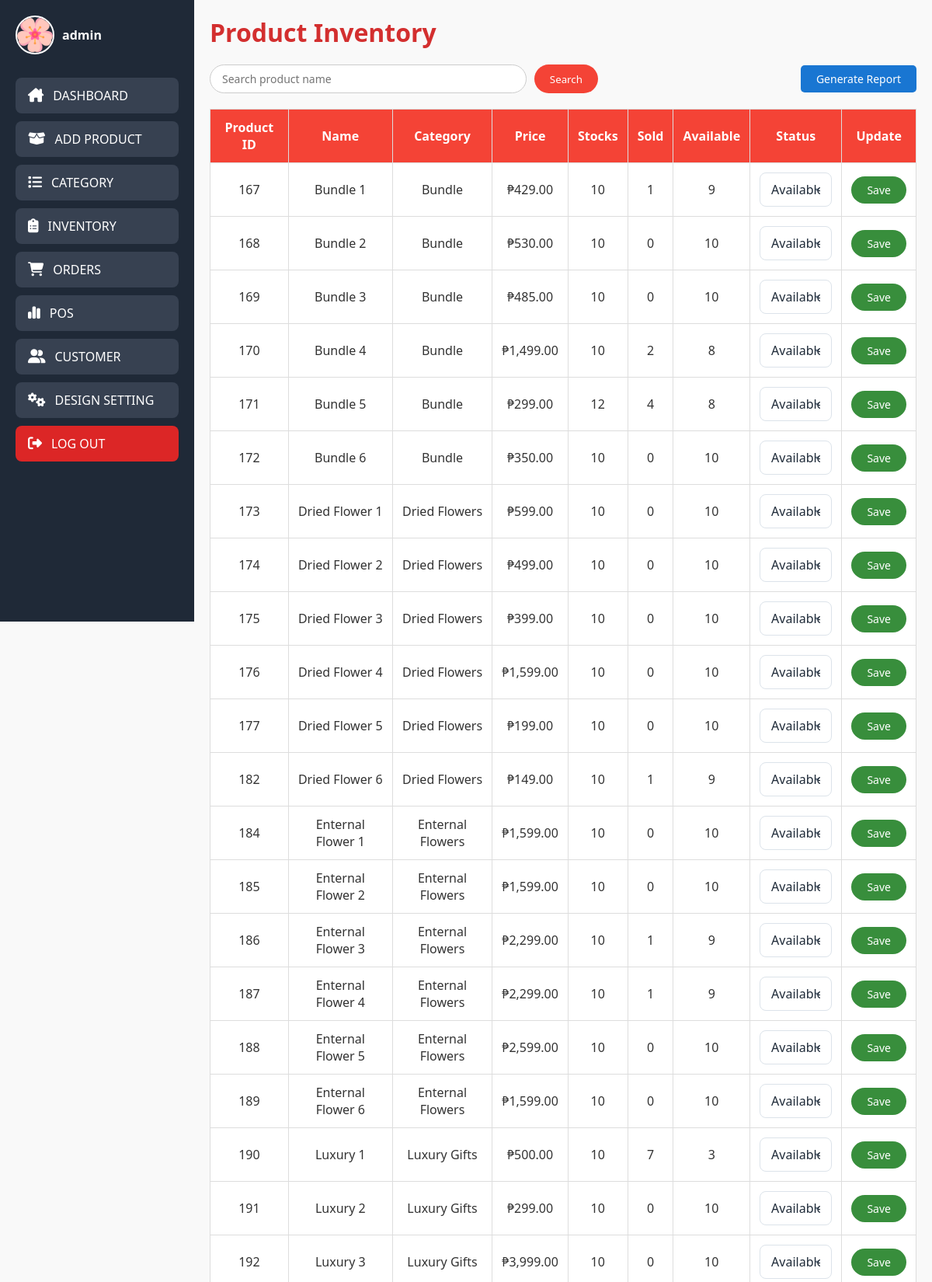
Page /php/product-inventory.php (upper part) on the committed database.
### tables this page shows
CREATE TABLE `product` (
  `id` int(11) NOT NULL,
  `name` varchar(255) NOT NULL,
  `image` varchar(255) NOT NULL,
  `category` varchar(255) NOT NULL,
  `qty` int(11) NOT NULL,
  `price` varchar(255) DEFAULT NULL,
  `category_id` int(11) DEFAULT NULL,
  `status` varchar(50) DEFAULT 'Available',
  `total_sold` int(11) DEFAULT 0,
  `available_stocks` int(11) DEFAULT 0
);

### php/product-inventory.php (the view, shortened to what this page needs)
<?php
include('admin-nav.php');
require 'connection.php';
$search = isset($_GET['searchProductName']) ? mysqli_real_escape_string($conn, $_GET['searchProductName']) : '';
$searchQuery = $search ? "WHERE name LIKE '%$search%'" : "";
$query = "
    SELECT p.*,
           IFNULL((SELECT SUM(oi.quantity) FROM order_items oi WHERE oi.product_name = p.name), 0) AS total_sold
    FROM product p
    $searchQuery
";
$result = mysqli_query($conn, $query);
?>
<!DOCTYPE html>
<html lang="en">
<head>
    <link rel="stylesheet" type="text/css" href="../css/product-inventory.css">
</head>
<body>
<div class="main-container">
    <div class="content-wrapper">
    <div class="all">
    <h1 class="text1">Product Inventory</h1>
    <div class="table-controls">
        <form method="GET" class="search-form">
            <input type="text" name="searchProductName" placeholder="Search product name" value="<?= htmlspecialchars($search) ?>" />
            <button class="btnSearch" type="submit">
                Search
            </button>
        </form>
        <button class="report-btn" onclick="window.location.href='inventory-report.php'">Generate Report</button>
    </div>
        <table border="1" cellspacing="0" cellpadding="10" class="viewTable">
            <tr>
                <th>Product ID</th>
                <th>Name</th>
                <th>Category</th>
                <th>Price</th>
                <th>Stocks</th>
                <th>Sold</th>
                <th>Available</th>
                <th>Status</th>
                <th>Update</th>
            </tr>
            <?php while ($row = mysqli_fetch_assoc($result)):
                $sold = $row['total_sold'];
                $stock = $row['qty'];
                $available = max(0, $stock - $sold);
                if ($available == 0 && $row['status'] !== 'Out of Stock') {
                    $row['status'] = 'Out of Stock';
                }
            ?>
            <tr>
                <td><?= $row['id'] ?></td>
                <td><?= htmlspecialchars($row['name']) ?></td>
                <td><?= htmlspecialchars($row['category']) ?></td>
                <td>₱<?= number_format($row['price'], 2) ?></td>
                <td><?= $stock ?></td>
                <td><?= $sold ?></td>
                <td><?= $available ?></td>
                <td>
                    <form method="POST" style="display:flex;">
                        <select name="status" class="select-status">
                            <option value="Available" <?= $row['status'] == 'Available' ? 'selected' : '' ?>>Available</option>
                        </select>
                </td>
                <td><button class="blockbtn" type="submit">Save</button></form></td>
            </tr>
            <?php endwhile; ?>
        </table>
    </div>
    </div>
</body>
</html>

### php/admin-nav.php (shortened to what this page needs)
<?php
$conn = mysqli_connect("localhost:3306", "root", "", "flowershop");
if (isset($_GET["newUsername"])) {
    $newAdminName = $_GET["newUsername"];
} else {
    if (isset($_SESSION['adminUsername'])) {
        $newAdminName = $_SESSION['adminUsername'];
    } else {
        $result = mysqli_query($conn, "SELECT username FROM admin WHERE email = 'admin@gmail.com'");
        if ($result && $row = mysqli_fetch_assoc($result)) {
            $newAdminName = $row['username'];
        } else {
            $newAdminName = "ADMIN";
        }
    }
}
$result = mysqli_query($conn, "SELECT image FROM admin WHERE username = '$newAdminName'");
if ($result && $row = mysqli_fetch_assoc($result)) {
    $profile_picture = $row['image'];
} else {
    $profile_picture = "default_image.jpg";
}
?>
<!DOCTYPE html>
<html lang="en">
<head>
    <link rel="stylesheet" href="../css/admin-nav.css">
    <link rel="stylesheet" href="https://cdnjs.cloudflare.com/ajax/libs/font-awesome/6.4.2/css/all.min.css" />
</head>
<body>
<div class="sidebar">
  <div class="sidebar-content">
    <a href="admin-account.php?newUsername=<?php echo urlencode($newAdminName); ?>" class="admin-profile">
      <img src="<?php echo $profile_picture; ?>" alt="Admin Profile">
      <span><?php echo $newAdminName; ?></span>
    </a>
    <nav class="nav-links">
      <a href="admin-dashboard.php" class="nav-btn">
        <i class="fa-solid fa-house-chimney"></i>
        <span>DASHBOARD</span>
      </a>
      <a href="add-product.php" class="nav-btn">
        <i class="fa-solid fa-box-open"></i>
        <span>ADD PRODUCT</span>
      </a>
      <a href="category-management.php" class="nav-btn">
        <i class="fa-solid fa-list"></i>
        <span>CATEGORY</span>
      </a>
      <a href="product-inventory.php" class="nav-btn">
        <i class="fa-solid fa-clipboard-list"></i>
        <span>INVENTORY</span>
      </a>
      <a href="orders.php" class="nav-btn">
        <i class="fa-solid fa-cart-shopping"></i>
        <span>ORDERS</span>
      </a>
      <a href="pos.php" class="nav-btn">
        <i class="fa-solid fa-chart-simple"></i>
        <span>POS</span>
      </a>
      <a href="unlock-user.php" class="nav-btn">
        <i class="fa-solid fa-user-group"></i>
        <span>CUSTOMER</span>
      </a>
      <a href="customer-design-setting.php" class="nav-btn">
        <i class="fa-solid fa-gears"></i>
        <span>DESIGN SETTING</span>
      </a>
      <a href="customer-landing-page.php" class="nav-btn logout">
        <i class="fa-solid fa-right-from-bracket"></i>
        <span>LOG OUT</span>
      </a>
    </nav>
  </div>
</div>
</body>
</html>

### css/admin-nav.css (style rules this page uses)
.sidebar { width: 250px; height: 100vh; background-color: #1f2937; position: fixed; top: 0; left: 0; padding: 20px; }
.admin-profile { display: flex; align-items: center; gap: 10px; margin-bottom: 30px; text-decoration: none; color: #fff; }
.admin-profile img { width: 50px; height: 50px; border-radius: 50%; object-fit: cover; border: 2px solid #fff; }
.admin-profile span { font-size: 16px; font-weight: bold; }
.nav-links { display: flex; flex-direction: column; gap: 10px; }
.nav-btn { display: flex; align-items: center; gap: 12px; padding: 12px 16px; background-color: #374151; border-radius: 8px; text-decoration: none; color: #ffffff; font-weight: 500; transition: background-color 0.3s ease; }
.nav-btn i { font-size: 18px; }
.logout { background-color: #dc2626; }

### css/product-inventory.css (style rules this page uses)
:root { --bg-light: #f4f6f8; --bg-main: #ffffff; --text-main: #1e2a38; --text-muted: #6c7a89; --primary: #2e86ab; --primary-light: #edf6fa; --accent: #6A9C89; --border-color: #dce3ea; --danger: #d32f2f; }
* { margin: 0; padding: 0; box-sizing: border-box; font-family: 'Segoe UI', Tahoma, Geneva, Verdana, sans-serif; }
body { background-color: #f9f9f9; color: #333; }
.main-container { display: flex; min-height: 100vh; width: 100%; }
.content-wrapper { margin-left: 250px; flex-grow: 1; padding: 20px; background-color: #f9f9f9; overflow-x: auto; }
.text1, .text4 { text-align: left; margin-bottom: 20px; color: #d32f2f; }
.viewTable { width: 100%; border-collapse: collapse; background-color: #fff; }
.viewTable th, .viewTable td { padding: 12px; border: 1px solid #ddd; text-align: center; }
.viewTable th { background-color: #f44336; color: white; }
.table-controls { display: flex; justify-content: space-between; align-items: center; flex-wrap: wrap; margin-bottom: 20px; }
.search-form { display: flex; gap: 10px; flex-grow: 1; max-width: 500px; }
.search-form input[type="text"] { flex-grow: 1; padding: 8px 15px; border: 1px solid #ccc; border-radius: 25px; font-size: 14px; }
.search-form .btnSearch { padding: 8px 20px; background-color: #f44336; color: white; border: none; border-radius: 25px; cursor: pointer; }
.report-btn { padding: 8px 20px; background-color: #1976d2; border-radius: 5px; color: white; border: none; cursor: pointer; font-size: 14px; }
.blockbtn { padding: 8px 20px; background-color: #388e3c; color: white; border: none; border-radius: 25px; cursor: pointer; font-size: 14px; }
.select-status { padding: 10px 14px; font-size: 1rem; border: 1px solid var(--border-color); border-radius: 8px; background-color: var(--bg-main); color: var(--text-main); appearance: none; background-repeat: no-repeat; background-position: right 10px center; background-size: 16px 16px; cursor: pointer; transition: border-color 0.3s, box-shadow 0.3s; width: 100%; max-width: 220px; }

### rows in the picture
product: id "167", name "Bundle 1", category "Bundle", price "429.00", qty "10", sold "1", available "9", status "Available"
product: id "168", name "Bundle 2", category "Bundle", price "530.00", qty "10", sold "0", status "Available"
product: id "169", name "Bundle 3", category "Bundle", price "485.00", qty "10", sold "0", status "Available"
product: id "170", name "Bundle 4", category "Bundle", price "1,499.00", qty "10", sold "2", available "8", status "Available"
product: id "171", name "Bundle 5", category "Bundle", price "299.00", qty "12", sold "4", available "8", status "Available"
product: id "172", name "Bundle 6", category "Bundle", price "350.00", qty "10", sold "0", status "Available"
product: id "173", name "Dried Flower 1", category "Dried Flowers", price "599.00", qty "10", sold "0", status "Available"
product: id "174", name "Dried Flower 2", category "Dried Flowers", price "499.00", qty "10", sold "0", status "Available"
product: id "175", name "Dried Flower 3", category "Dried Flowers", price "399.00", qty "10", sold "0", status "Available"
product: id "176", name "Dried Flower 4", category "Dried Flowers", price "1,599.00", qty "10", sold "0", status "Available"
product: id "177", name "Dried Flower 5", category "Dried Flowers", price "199.00", qty "10", sold "0", status "Available"
product: id "182", name "Dried Flower 6", category "Dried Flowers", price "149.00", qty "10", sold "1", available "9", status "Available"
product: id "184", name "Enternal Flower 1", category "Enternal Flowers", price "1,599.00", qty "10", sold "0", status "Available"
product: id "185", name "Enternal Flower 2", category "Enternal Flowers", price "1,599.00", qty "10", sold "0", status "Available"
product: id "186", name "Enternal Flower 3", category "Enternal Flowers", price "2,299.00", qty "10", sold "1", available "9", status "Available"
product: id "187", name "Enternal Flower 4", category "Enternal Flowers", price "2,299.00", qty "10", sold "1", available "9", status "Available"
product: id "188", name "Enternal Flower 5", category "Enternal Flowers", price "2,599.00", qty "10", sold "0", status "Available"
product: id "189", name "Enternal Flower 6", category "Enternal Flowers", price "1,599.00", qty "10", sold "0", status "Available"
product: id "190", name "Luxury 1", category "Luxury Gifts", price "500.00", qty "10", sold "7", available "3", status "Available"
product: id "191", name "Luxury 2", category "Luxury Gifts", price "299.00", qty "10", sold "0", status "Available"
product: id "192", name "Luxury 3", category "Luxury Gifts", price "3,999.00", qty "10", sold "0", status "Available"

### other values in the picture
$newAdminName "admin"
